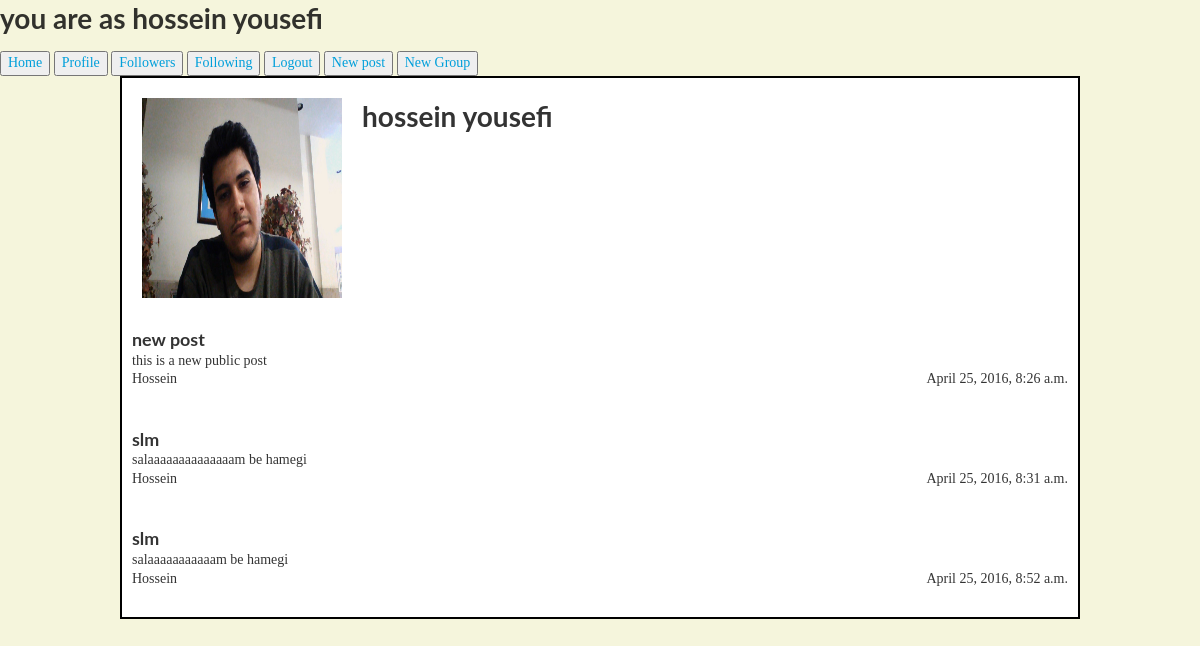
The app's page /profile (signed in) with its own data.
### xnote_base/models.py (models this page shows, shortened)
class SuperConductor(models.Model):
    real_name = models.CharField(max_length=100, default='Unknown')
    description = models.CharField(max_length=1000, default='Nothing')
    real_type = models.ForeignKey(ContentType)
    url_name = models.CharField(max_length=100, null=True, blank=True)
    is_formal = models.BooleanField(default=False)
    profile_image = models.ImageField(upload_to=PROFILE_IMAGES_PATH, null=True, blank=True)
    def __str__(self):
        return self.real_name

class Post(models.Model):
    is_public = models.BooleanField(default=False)
    post_type = models.CharField(choices=(
        ('normal', 'Normal'),
        ('quick', 'Quick'),
    ), default='normal', max_length=50)
    title = models.CharField(max_length=100)
    related_tags = models.ManyToManyField(Tag, blank=True)
    context = models.TextField()
    publish_time = models.DateTimeField(default=timezone.now)
    author = models.ForeignKey(SuperConductor, null=True, blank=True)
    event = models.ForeignKey(Event, null=True, blank=True)

### xnote_base/views.py (the view)
# urls.py: url(r'^profile$', views.my_profile, name='profile'),
@login_required
def my_profile(request):
    post_list = Post.objects.filter(author=request.user.person)
    if 'platform' in request.GET and request.GET['platform'] == 'android':
        return JsonResponse({
            'user': request.user.first_name + ' ' + request.user.last_name,
            'post_list': serializers.serialize('json', post_list)
        })
    else:
        return render(request, 'xnote_base/profile.html', {
            'user': request.user,
            'post_list': post_list,
        })

### templates/xnote_base/profile.html (shortened to what this page needs)
{% extends 'xnote_base/user_super_page.html' %}
{% load static %}
{% block add_css_and_js %}
    <link type="text/css" rel="stylesheet" href="{% static 'styles/profile.css' %}"/>
{% endblock %}
{% block body %}
    <div class="post-container">
        <div class="header">
            <div class="image">
                <img id="img" src="{{ user.person.profile_image.url }}"/>
            </div>
            <div class="name">
                <h1><b>{{ user.get_full_name }}</b></h1>
            </div>
        </div>
        <div class="panel-group">
            {% for post in post_list %}
                <div class="panel panel-primary">
                    <div class="panel-heading">
                        <h3 style="display: inline">{{ post.title }}</h3>
                    </div>
                    <div class="panel-body">
                        {{ post.context }}
                    </div>
                    <div class="panel-footer">
                        <div class="panel-author"> {{ post.author }}</div>
                        <div class="panel-date">{{ post.publish_time }}</div>
                        <br style="clear: both"/>
                    </div>
                </div>
                <br style="clear: both"/>
            {% endfor %}
        </div>
        <br style="clear: both"/>
    </div>
{% endblock %}

### templates/xnote_base/user_super_page.html (shortened to what this page needs)
{% load staticfiles %}
<html>
    <head lang="en">
        <link rel="stylesheet" type="text/css" href="{% static 'styles/semantic.min.css' %}"/>
        {% block add_css_and_js %}
        {% endblock %}
    </head>
    <body>
        <h1>
            you are as {{ user.get_full_name }}</h1>
        <a href="{% url 'xnote_base:main_page' %}">
            <button>Home</button>
        </a>
        <a href="{% url 'xnote_base:profile' %}">
            <button>Profile</button>
        </a>
        <a href="{% url 'xnote_base:followers_page' %}">
            <button>Followers</button>
        </a>
        <a href="{% url 'xnote_base:following_page' %}">
            <button>Following</button>
        </a>
        <a href="{% url 'xnote_base:logout' %}">
            <button>Logout</button>
        </a>
        <a href="{% url 'xnote_base:new_post' %}">
            <button>New post</button>
        </a>
        <a href="{% url 'xnote_base:new_group' %}">
            <button>New Group</button>
        </a>
        <br style="clear: both"/>
        {% block body %}
        {% endblock %}
    </body>
</html>

### xnote_base/static/styles/profile.css (style rules this page uses)
body { font-family: "cursive"; background-color: beige; overflow-y: scroll; }
.post-container { width: 80%; margin: auto; background-color: white; border: solid black 2px; }
.panel-group { width: 100%; float: left; margin-right: 10px; }
.panel-primary { margin: 10px; }
.panel-date { float: right; }
.panel-author { width: 10%; display: inline; }
#img { width: 200px; height: 200px; margin: 20px; }
.image { float: left; }
.name { float: left; margin-top: 20px; }

### records on screen
Post: title "new post", context "this is a new public post", author "Hossein", publish_time "April 25, 2016, 8:26 a.m."
Post: title "slm", context "salaaaaaaaaaaaaaam be hamegi", author "Hossein", publish_time "April 25, 2016, 8:31 a.m."
Post: title "slm", context "salaaaaaaaaaaam be hamegi", author "Hossein", publish_time "April 25, 2016, 8:52 a.m."

### other values on screen
{{ user.get_full_name }} "hossein yousefi"
